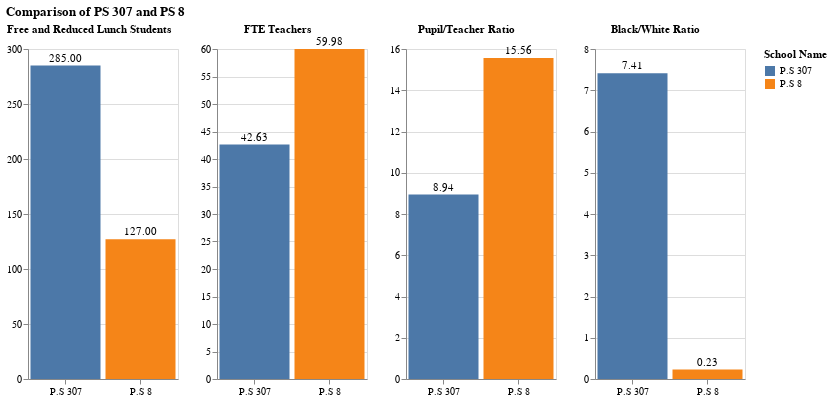

Source (notebook cell):
### Code cell
p2 = (alt.Chart(public_2).mark_bar(size=70).encode(
    x = alt.X('School Name', title=None, axis=alt.Axis(labelAngle=0)),
    y = alt.Y(alt.repeat('column'),type='quantitative', axis=alt.Axis(titleAngle=0,titleX=60, titleY=-15)),
    color = 'School Name'
)+
alt.Chart(public_2)
.mark_text(
    align='center',
    baseline='bottom',
    dy=-2,
    color='black'
)
.encode(
    x=alt.X('School Name', title=None),
    y=alt.Y(alt.repeat('column'), type='quantitative'),
    text=alt.Text(
        alt.repeat('column'),
        format=".2f"
    )
)
).properties(width=150, height=300).properties(
    width=150,
    height=330,
).repeat(
    column = ['Free and Reduced Lunch Students','FTE Teachers','Pupil/Teacher Ratio','Black/White Ratio'],
    columns= 4
).properties(
    title = 'Comparison of PS 307 and PS 8'
)
p2.save('p2.pdf')
p2.save('p2.png')
p2

### Figure 1 — Vega-Lite specification as saved in the notebook (floating-point values rounded to 4 significant figures)
{"usermeta": {"embedOptions": {"theme": "fivethirtyeight"}}, "config": {"view": {"continuousWidth": 300, "continuousHeight": 300}}, "repeat": {"column": ["Free and Reduced Lunch Students", "FTE Teachers", "Pupil/Teacher Ratio", "Black/White Ratio"]}, "spec": {"layer": [{"mark": {"type": "bar", "size": 70}, "encoding": {"color": {"field": "School Name", "type": "nominal"}, "x": {"axis": {"labelAngle": 0}, "field": "School Name", "title": null, "type": "nominal"}, "y": {"axis": {"titleAngle": 0, "titleX": 60, "titleY": -15}, "field": {"repeat": "column"}, "type": "quantitative"}}}, {"mark": {"type": "text", "align": "center", "baseline": "bottom", "color": "black", "dy": -2}, "encoding": {"text": {"field": {"repeat": "column"}, "format": ".2f"}, "x": {"field": "School Name", "title": null, "type": "nominal"}, "y": {"field": {"repeat": "column"}, "type": "quantitative"}}}], "data": {"name": "data-97349a85a2b6e17d1860e38ec769563f"}, "height": 330, "width": 150}, "columns": 4, "title": "Comparison of PS 307 and PS 8", "$schema": "https://vega.github.io/schema/vega-lite/v5.16.3.json", "datasets": {"data-97349a85a2b6e17d1860e38ec769563f": [{"School Name": "P.S 307", "Total Students All Grades (Includes AE) [Public School] 2015-16": "381", "Free and Reduced Lunch Students": 285, "Black or African American Students [Public School] 2015-16": 215, "White Students [Public School] 2015-16": 29, "FTE Teachers": 42.63, "Pupil/Teacher Ratio": 8.94, "Black/White Ratio": 7.414}, {"School Name": "P.S 8", "Total Students All Grades (Includes AE) [Public School] 2015-16": "933", "Free and Reduced Lunch Students": 127, "Black or African American Students [Public School] 2015-16": 130, "White Students [Public School] 2015-16": 571, "FTE Teachers": 59.98, "Pupil/Teacher Ratio": 15.56, "Black/White Ratio": 0.2277}]}}
